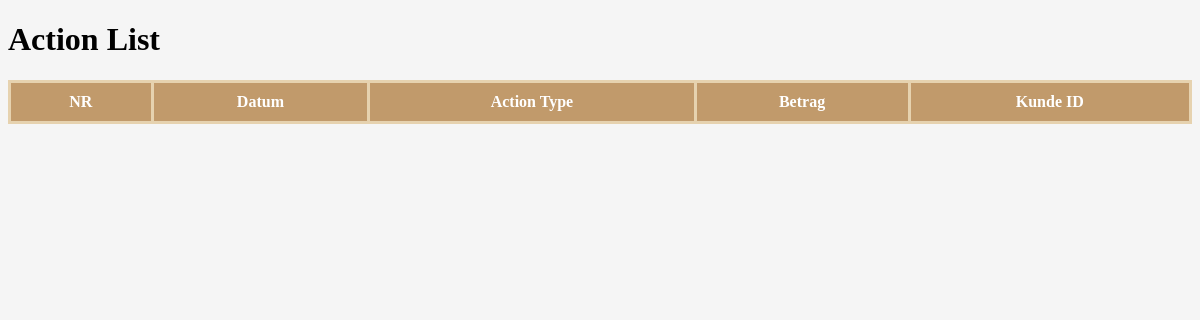
Before: /main/actions/ with the older database file.
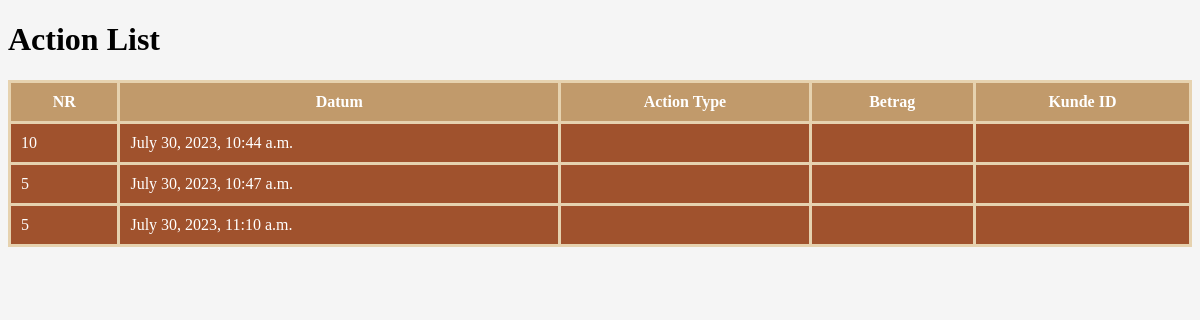
After: the same page with the newer database file.
### Actions/models.py (models this page shows, shortened)
class Action(models.Model):
    id = models.AutoField(primary_key=True)
    nr = models.IntegerField()
    datum = models.DateTimeField(auto_now_add=True)
    actiontype = models.TextField(choices=[('payin', 'PayIn'),('payout', 'PayOut'),('transferI', 'Transfer In'),('transferO', 'Transfer Out')])
    amount = models.FloatField()
    related_nr = models.FloatField(null=True)
    class Meta:
        db_table = 'transactions'

### Actions/views.py (the view)
# urls.py: path('actions/', views.Actions.as_view(), name='action_list'),
class Actions(View):
    def get(self, request):
        transaktionen = Action.objects.all()
        return render(request, 'actions.html', {'actions': transaktionen})

### Actions/templates/actions.html (shortened to what this page needs)
<!DOCTYPE html>
<html>
<head>
    {% load static %}
    <link rel="stylesheet" href="{% static 'style.css' %}" />
</head>
<body>
    <h1>Action List</h1>
    <table>
        <thead>
            <tr>
                <th>NR</th>
                <th>Datum</th>
                <th>Action Type</th>
                <th>Betrag</th>
                <th>Kunde ID</th>
            </tr>
        </thead>
        <tbody>
            {% for action in actions %}
            <tr>
                <td>{{ action.nr }}</td>
                <td>{{ action.datum }}</td>
                <td>{{ action.actionstyp }}</td>
                <td>{{ action.betrag }}</td>
                <td>{{ action.kunde_id }}</td>
            </tr>
            {% endfor %}
        </tbody>
    </table>
</body>
</html>

### Actions/static/style.css (style rules this page uses)
:root { background-color: #F5F5F5; }
table { width: 100%; background-color: #A0522D; border-collapse: collapse; border-width: 3px; border-color: #E6D2AF; border-style: solid; color: #FFFFFF; }
table td, table th { border-width: 3px; border-color: #E6D2AF; border-style: solid; padding: 10px; }
table thead { background-color: #C19A6B; }

Changed rows visible on the page:
added Action: nr "10", datum "July 30, 2023, 10:44 a.m."
added Action: nr "5", datum "July 30, 2023, 10:47 a.m."
added Action: nr "5", datum "July 30, 2023, 11:10 a.m."
